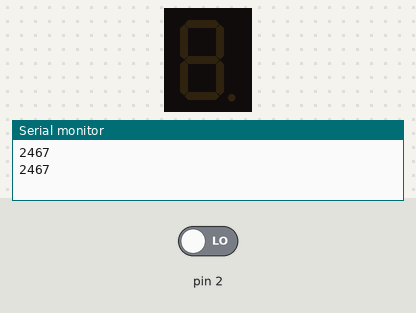
Bench run of a sketch on a simulated Arduino Uno, built with avr-gcc and run on an emulated ATmega328P. Parts: 1-digit seven-segment display, the last lines printed to the serial monitor. Wiring (inferred from the names in the program): 1-digit 7-segment display, segments lit when HIGH: segments pin 7, pin 6, pin 5, pin 10, pin 11, pin 8, pin 9, pin 4. The test bench sets the inputs (shaded band); at power-on: pin 2 LOW. Random numbers use the default seed unless the sketch sets one; the segment pins are drawn as the display they are named for.

Above: at 6.8 s.
6.9 s: pin 2 driven HIGH
At 9.6 s:
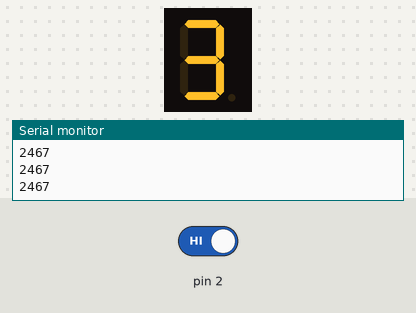
13.5 s: pin 2 driven LOW
17.4 s: pin 2 driven HIGH
At 22.4 s:
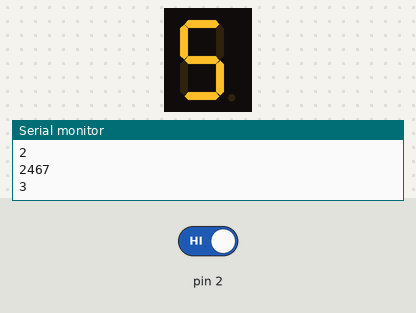
Timing chart, 0 to 23.9 s (numbered marks = the images above; inputs shaded):
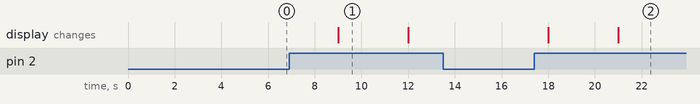

Measured:
- after the input at 6.9 s, the display: changes after 2.1 s (image 1)
- after the input at 17.4 s, the display: first changes after 0.60 s (image 2 shows a later state)
- what the display in image 1 shows lasts 3.0 s, from 9.0 s to 12.0 s

The sketch:

assig2b1.ino
```cpp
int a=7;
int b=6;
int c=5;
int d=10;
int e=11;
int f=8;
int g=9;
int dp=4;
int die;
void digital_0(void)
{
unsigned char j;
digitalWrite(a,HIGH);
digitalWrite(b,HIGH);
digitalWrite(c,HIGH);
digitalWrite(d,HIGH);
digitalWrite(e,HIGH);
digitalWrite(f,HIGH);
digitalWrite(g,LOW);
digitalWrite(dp,LOW);
}
void digital_1(void)
{
unsigned char j;
digitalWrite(c,HIGH);
digitalWrite(b,HIGH);
for(j=7;j<=11;j++)
digitalWrite(j,LOW);
digitalWrite(dp,LOW);
}
void digital_2(void)
{
unsigned char j;
digitalWrite(b,HIGH);
digitalWrite(a,HIGH);
for(j=9;j<=11;j++)
digitalWrite(j,HIGH);
digitalWrite(dp,LOW);
digitalWrite(c,LOW);
digitalWrite(f,LOW);
}
void digital_3(void)
{digitalWrite(g,HIGH);
digitalWrite(a,HIGH);
digitalWrite(b,HIGH);
digitalWrite(c,HIGH);
digitalWrite(d,HIGH);
digitalWrite(dp,LOW);
digitalWrite(f,LOW);
digitalWrite(e,LOW);
}
void digital_4(void)
{digitalWrite(c,HIGH);
digitalWrite(b,HIGH);
digitalWrite(f,HIGH);
digitalWrite(g,HIGH);
digitalWrite(dp,LOW);
digitalWrite(a,LOW);
digitalWrite(e,LOW);
digitalWrite(d,LOW);
}
void digital_5(void)
{
unsigned char j;
digitalWrite(a,HIGH);
digitalWrite(b, LOW);
digitalWrite(c,HIGH);
digitalWrite(d,HIGH);
digitalWrite(e, LOW);
digitalWrite(f,HIGH);
digitalWrite(g,HIGH);
digitalWrite(dp,LOW);
}
void digital_6(void)
{
unsigned char j;
for(j=7;j<=11;j++)
digitalWrite(j,HIGH);
digitalWrite(c,HIGH);
digitalWrite(dp,LOW);
digitalWrite(b,LOW);
}
void digital_7(void)
{
unsigned char j;
for(j=5;j<=7;j++)
digitalWrite(j,HIGH);
digitalWrite(dp,LOW);
for(j=8;j<=11;j++)
digitalWrite(j,LOW);
}
void digital_8(void)
{
unsigned char j;
for(j=5;j<=11;j++)
digitalWrite(j,HIGH);
digitalWrite(dp,LOW);
}
void digital_9(void) {
unsigned char j;
digitalWrite(a,HIGH);
digitalWrite(b,HIGH);
digitalWrite(c,HIGH);
digitalWrite(d,HIGH);
digitalWrite(e, LOW);
digitalWrite(f,HIGH);
digitalWrite(g,HIGH);
digitalWrite(dp,LOW);
}
void setup()
{
int i;
for(i=4;i<=11;i++)
pinMode(i,OUTPUT);
pinMode(2, INPUT);
randomSeed(analogRead(0));
Serial.begin(9600);
}
void loop()
{
int rand;
die=digitalRead(2);
  if(die==1){
    rand=random(1,7);}
  switch(rand){
    case 1:
    digital_1();
    break;
    case 2:
    digital_2();
    break;
    case 3:
    digital_3();
    break;
    case 4:
    digital_4();
    break;
    case 5:
    digital_5();
    break;
    case 6:
    digital_6();
    break;
  }
  delay(3000);
  Serial.println(rand);
}
```
